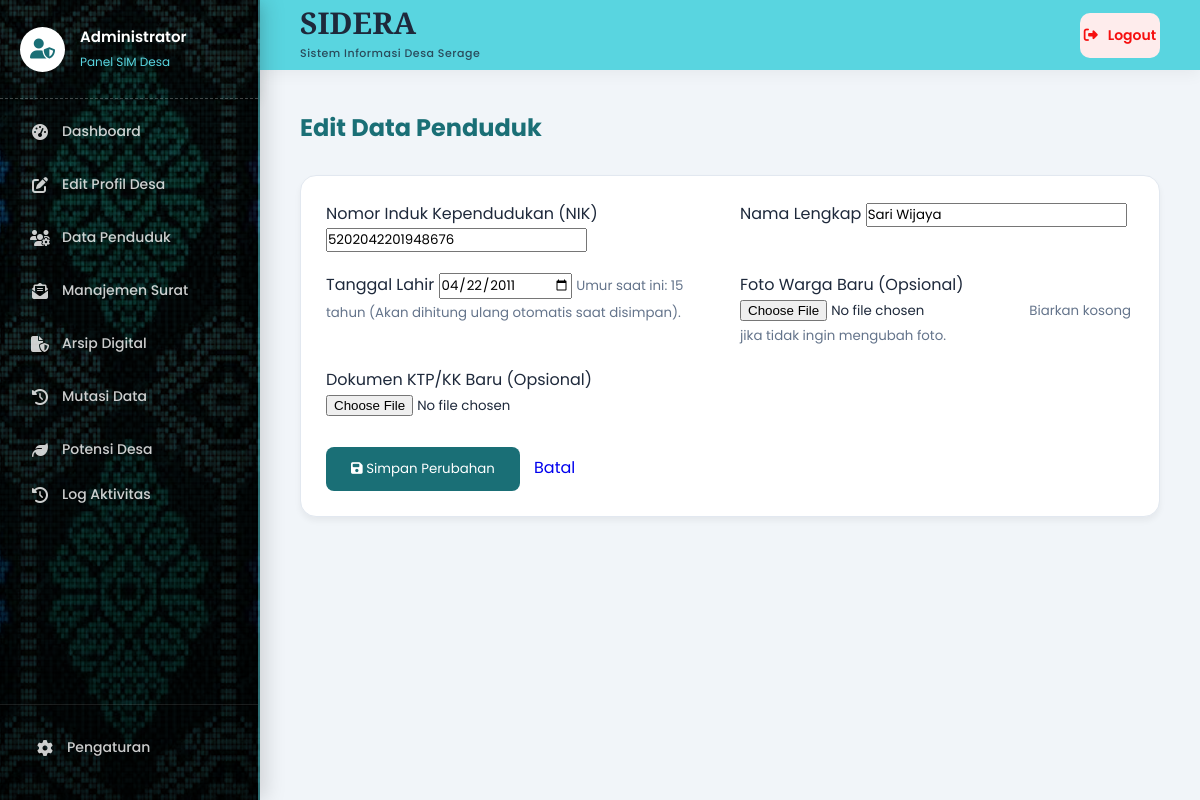
Page /admin/edit_penduduk.php?id=313 (signed in) on the committed database.
### tables this page shows
CREATE TABLE `penduduk` (
  `id` bigint(20) NOT NULL,
  `foto_warga` varchar(255) DEFAULT NULL,
  `nik` varchar(16) NOT NULL,
  `no_kk` varchar(16) NOT NULL,
  `nama_lengkap` varchar(150) NOT NULL,
  `tempat_lahir` varchar(100) NOT NULL,
  `tgl_lahir` date NOT NULL,
  `umur` int(11) NOT NULL,
  `jenis_kelamin` varchar(20) NOT NULL,
  `rt` varchar(3) NOT NULL,
  `rw` varchar(3) NOT NULL,
  `nama_dusun` varchar(100) NOT NULL,
  `kel_desa` varchar(100) NOT NULL,
  `kecamatan` varchar(100) NOT NULL,
  `kabupaten` varchar(100) NOT NULL,
  `provinsi` varchar(100) NOT NULL,
  `agama` varchar(30) NOT NULL,
  `status_perkawinan` enum('Belum Kawin','Kawin','Cerai Hidup','Cerai Mati') NOT NULL,
  `pekerjaan` varchar(100) NOT NULL,
  `kewarganegaraan` varchar(50) DEFAULT 'wni',
  `status_kependudukan` enum('Aktif','Meninggal','Pindah') DEFAULT 'Aktif',
  `arsip_foto_ktp_kk` varchar(255) DEFAULT NULL,
  `created_at` timestamp NOT NULL DEFAULT current_timestamp(),
  `updated_at` timestamp NOT NULL DEFAULT current_timestamp() ON UPDATE current_timestamp(),
  `status_dasar` enum('Hidup','Meninggal','Pindah','Hilang') DEFAULT 'Hidup'
);

### admin/edit_penduduk.php (the view, shortened to what this page needs)
<?php
require_once '../config/koneksi.php';
require_once 'includes/admin_header.php';
$id = isset($_GET['id']) ? (int)$_GET['id'] : 0;
$stmt_get = $koneksi->prepare("SELECT * FROM penduduk WHERE id = ?");
$stmt_get->bind_param("i", $id);
$stmt_get->execute();
$penduduk = $stmt_get->get_result()->fetch_assoc();
?>
<div class="page-header">
    <h1 class="page-title">Edit Data Penduduk</h1>
</div>
<div class="admin-card">
    <form action="" method="POST" enctype="multipart/form-data">
        <div style="display: grid; grid-template-columns: 1fr 1fr; gap: 20px;">
            <div class="form-group">
                <label class="form-label">Nomor Induk Kependudukan (NIK)</label>
                <input type="text" name="nik" class="form-control" value="<?= htmlspecialchars($penduduk['nik']) ?>" required maxlength="16">
            </div>
            <div class="form-group">
                <label class="form-label">Nama Lengkap</label>
                <input type="text" name="nama_lengkap" class="form-control" value="<?= htmlspecialchars($penduduk['nama_lengkap']) ?>" required>
            </div>
            <div class="form-group">
                <label class="form-label">Tanggal Lahir</label>
                <input type="date" name="tgl_lahir" class="form-control" value="<?= htmlspecialchars($penduduk['tgl_lahir']) ?>" required>
                <small style="color: var(--text-muted);">Umur saat ini: <?= htmlspecialchars($penduduk['umur']) ?> tahun (Akan dihitung ulang otomatis saat disimpan).</small>
            </div>
            <div class="form-group">
                <label class="form-label">Foto Warga Baru (Opsional)</label>
                <input type="file" name="foto_warga" class="form-control" accept="image/jpeg, image/png">
                <small style="color: var(--text-muted);">Biarkan kosong jika tidak ingin mengubah foto.</small>
            </div>
            <div class="form-group">
                <label class="form-label">Dokumen KTP/KK Baru (Opsional)</label>
                <input type="file" name="arsip_foto_ktp_kk" class="form-control" accept="image/jpeg, image/png, application/pdf">
            </div>
        </div>
        <div style="margin-top: 30px;">
            <button type="submit" class="btn-primary" style="background: var(--primary); color: white; border: none; padding: 12px 25px; border-radius: 8px; cursor: pointer;">
                <i class="fa-solid fa-floppy-disk"></i> Simpan Perubahan
            </button>
            <a href="manajemen_penduduk.php" class="btn-outline" style="text-decoration: none; margin-left: 10px;">Batal</a>
        </div>
    </form>
</div>
<?php require_once 'includes/admin_footer.php'; ?>

### admin/includes/admin_header.php (style rules this page uses)
:root { --sidebar-bg: #1a6f76; --sidebar-hover: #13555b; --topbar-bg: #59d5e0; --bg-light: #f1f5f9; --text-dark: #1e293b; --text-muted: #64748b; --primary: #1a6f76; --secondary: #59d5e0; --shadow-sm: 0 4px 6px rgba(0,0,0,0.05); --shadow-md: 0 10px 20px rgba(0,0,0,0.08); --transition: all 0.3s ease; }
* { margin: 0; padding: 0; box-sizing: border-box; font-family: 'Poppins', sans-serif; }
body { background-color: var(--bg-light); color: var(--text-dark); display: flex; min-height: 100vh; overflow-x: hidden; }
a { text-decoration: none; }
.page-header { margin-bottom: 30px; }
.page-title { font-size: 24px; color: var(--primary); font-weight: 700; }
.admin-card { background: #ffffff; border-radius: 16px; padding: 25px; box-shadow: var(--shadow-sm); border: 1px solid #e2e8f0; }

### rows in the picture
penduduk: nik "5202042201948676", nama_lengkap "Sari Wijaya", tgl_lahir "04/22/2011", umur "15"
